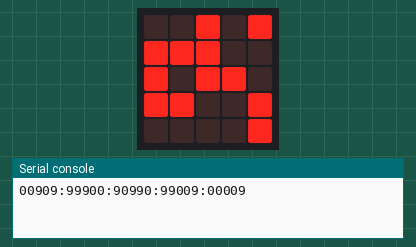
Recording of a program running on a simulated BBC micro:bit running MicroPython. On the bench: the board's 5×5 LED display, the last lines printed to the serial console. Random numbers come from a fixed seed.

Above: at 0.1 s.
At 4.6 s:
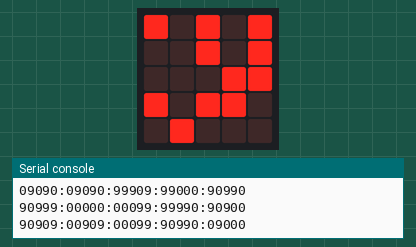
At 9.6 s:
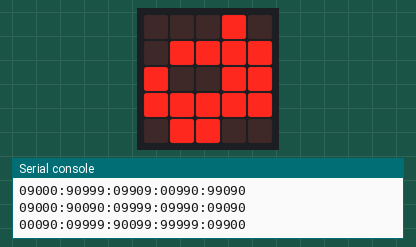
At 19.7 s:
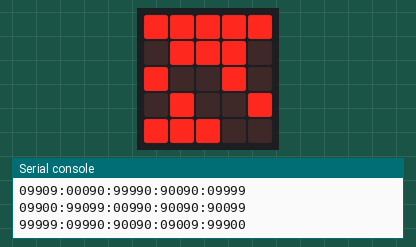
At 29.3 s:
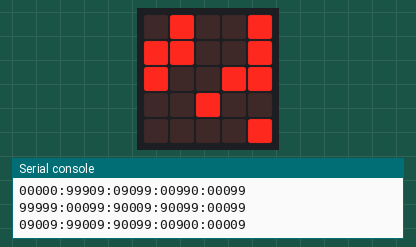
At 39.4 s:
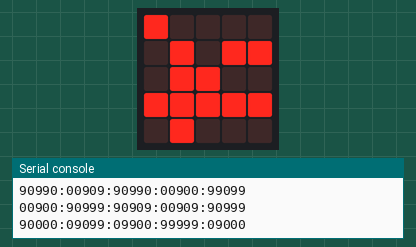

Measured:
- what the display in image 1 shows lasts 0.5 s, from 4.5 s to 5.0 s

The program:

random_artist.py
```python
# Write your code here :-)
from microbit import *
from random import randint

# obtain pixel value for an on 9 or off 0
def LED_value():
    LED = randint(0, 1)
    if LED == 1:  # if it is 1 change to 9 (a bright LED)
        return 9
    return LED  # if it is zero then leave as is

# build a number list from values from above
def image_values():
    line = []                  # create an empty list
    for onoff in range(0, 5):  # for each of the 5 LED
        LED = LED_value()      # get either a zero or 9
        line.append(LED)       # build the row of 0/9
    return line                # send line list back

# building a line of text from image_values above
def build_row():
    line = image_values()      # obtain the line list above
    row = ""                   # create an empty string
    for LED in line:           # for each 0/9 convert to string
        row = row + str(LED)   # then add to row string
    return row                 # send string list back

while True:
    rowA = build_row() + ":"  # build first line
    rowB = build_row() + ":"  # build second line
    rowC = build_row() + ":"  # build third line
    rowD = build_row() + ":"  # build fourth line
    rowE = build_row()        # build fifth line without :

    all_rows = (rowA) + (rowB) + (rowC) + (rowD) + (rowE)

    # display the produced image
    random_image = Image(all_rows)
    display.show(random_image)
    print(all_rows)
    sleep(500)
```
